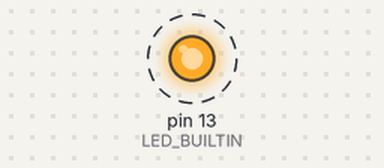
Bench run of a sketch on a simulated Arduino Uno, built with avr-gcc and run on an emulated ATmega328P. Shown: output pins drawn as LEDs (lit = HIGH). Dashed ring = blinking.

Above: at 0.5 s.
Timing chart, 0 to 4.6 s (numbered marks = the images above):
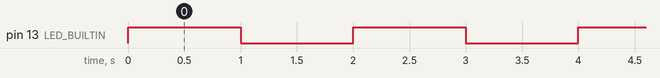

The sketch:

onBoardLed.ino
```cpp
#include <Arduino.h>

// testing the built-in led on esp8266 nodemcu, it may be a red or a blue led

const int timeD = 1000;

void setup()
{
	pinMode(LED_BUILTIN,OUTPUT);
}

void loop()
{
	digitalWrite(LED_BUILTIN,HIGH);
	delay(timeD);
	digitalWrite(LED_BUILTIN,LOW);
	delay(timeD);
}
```

Measured:
- by itself, pin 13 (LED_BUILTIN): alternates HIGH for 1.0 s and LOW for 1.0 s
